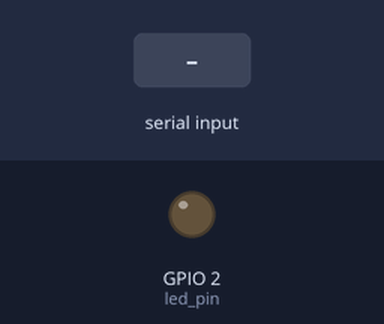
Simulated run of this sketch. Board: ESP32. Shown: output pins drawn as LEDs (lit = HIGH). Dashed ring = blinking. The inputs (shaded band) are chosen by the test bench.

Above: at 1.8 s.
1.9 s: "5\n" received over Serial
At 3.2 s:
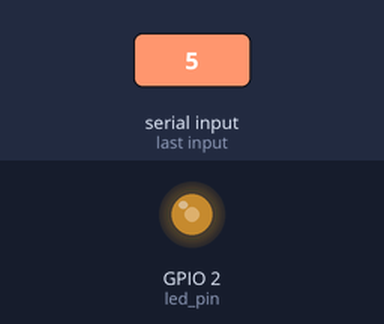
3.5 s: "90,45\n" received over Serial
At 3.69 s:
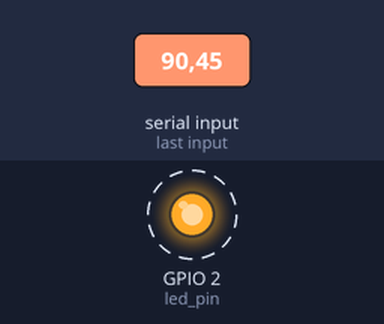
6.5 s: "5\n" received over Serial
Timing chart, 0 to 9.5 s (numbered marks = the images above; inputs shaded):
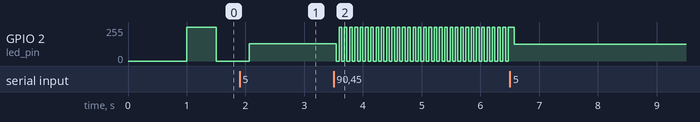

The sketch:

part3_challenge.ino
```cpp
#if CONFIG_FREERTOS_UNICORE
static const BaseType_t app_cpu = 0;
#else
static const BaseType_t app_cpu = 1;
#endif

static const int led_pin = LED_BUILTIN;

static TickType_t xTicksLEDDuration = 500 / portTICK_PERIOD_MS;

void blinkLED(void* parameter);
void changeBlinkRate(void* parameter);

void setup() {
    pinMode(led_pin, OUTPUT);

    Serial.begin(115200);
    Serial.setTimeout(100);
    vTaskDelay ( 1000 / portTICK_PERIOD_MS );    // Serial initialization needs time
    Serial.flush();

//    TaskHandle_t xHandleBlinkLED = NULL;

    // Start Blinking LED
    xTaskCreatePinnedToCore(
        blinkLED,
        "Blink LED",
        256 + configMINIMAL_STACK_SIZE,
        &xTicksLEDDuration,
        1,
        NULL,                               // &xHandleBlinkLED,
        app_cpu
    );

    // Change Blink Rate from Serial Input
    xTaskCreatePinnedToCore(
        changeBlinkRate,
        "Change Blink Rate",
        256 + configMINIMAL_STACK_SIZE,
        &xTicksLEDDuration,
        1,
        NULL,
        app_cpu
    );

    // vTaskStartScheduler();   // only Vanilla FreeRTOS
    vTaskDelete(NULL);
}

void loop() {}

void blinkLED(void* parameter) {
    if (NULL == parameter) {
        return;
    }
    TickType_t* xTicksLEDDuration = (TickType_t*) parameter;

    while(1) {
        digitalWrite(led_pin, HIGH);
        vTaskDelay( *xTicksLEDDuration );

        digitalWrite(led_pin, LOW);
        vTaskDelay( *xTicksLEDDuration );

        // TODO: what if want to update frequency without waiting for previous cycle to complete
        // e.g. accidentally input 100000 ms, don't wait 100 seconds before updating blink rate
    }
}

void changeBlinkRate(void* parameter) {
    if (NULL == parameter) {
        return;
    }
    TickType_t* xTicksLEDDuration = (TickType_t*) parameter;
    int new_frequency;

    while (1) {
        // wait for user to input new blink frequency
        if (Serial.available() > 0) {
            new_frequency = Serial.parseInt();
            if (new_frequency > 0) {
                *xTicksLEDDuration = (TickType_t)new_frequency / portTICK_PERIOD_MS;
            }
        }
        // vTaskDelay( 500 / portTICK_PERIOD_MS );
        taskYIELD();
    }
}
```

Measured:
- after the input at 3.5 s, GPIO 2 (led_pin): alternates 255/255 for 0.05 s and 0/255 for 0.05 s, starting after 0.05 s
